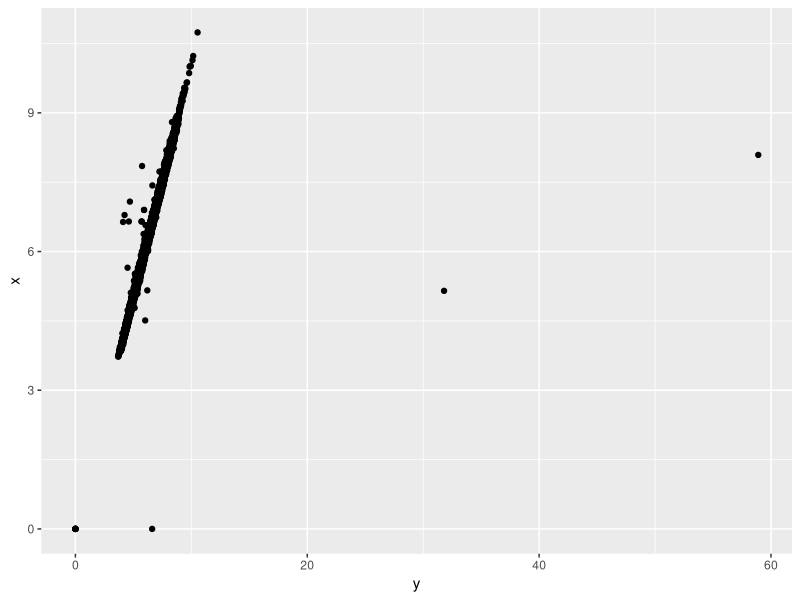
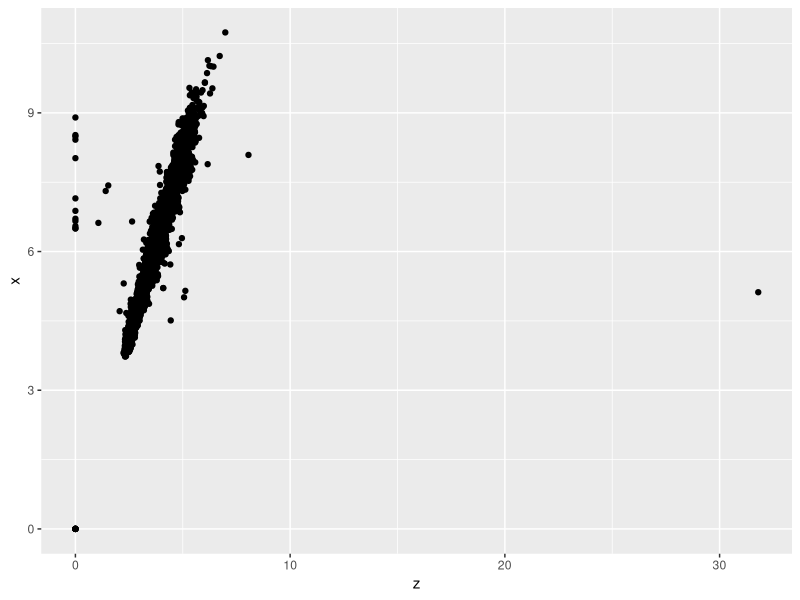
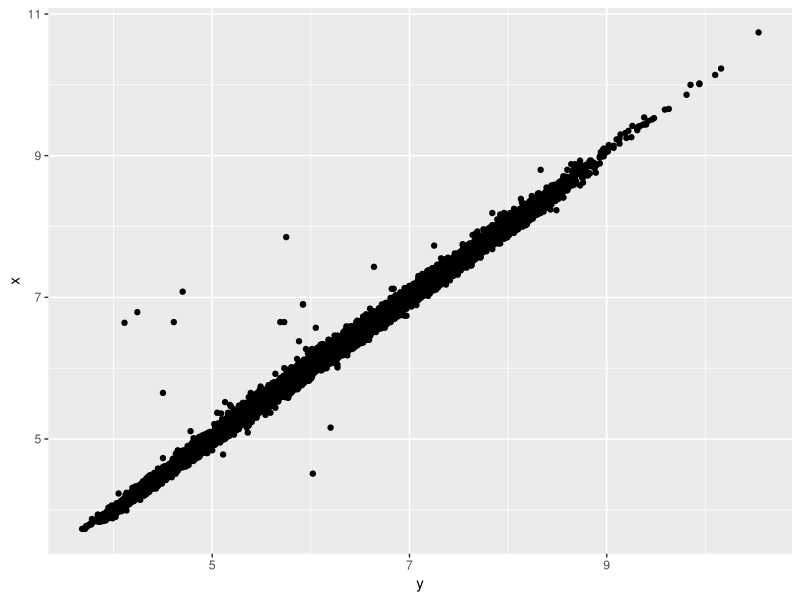
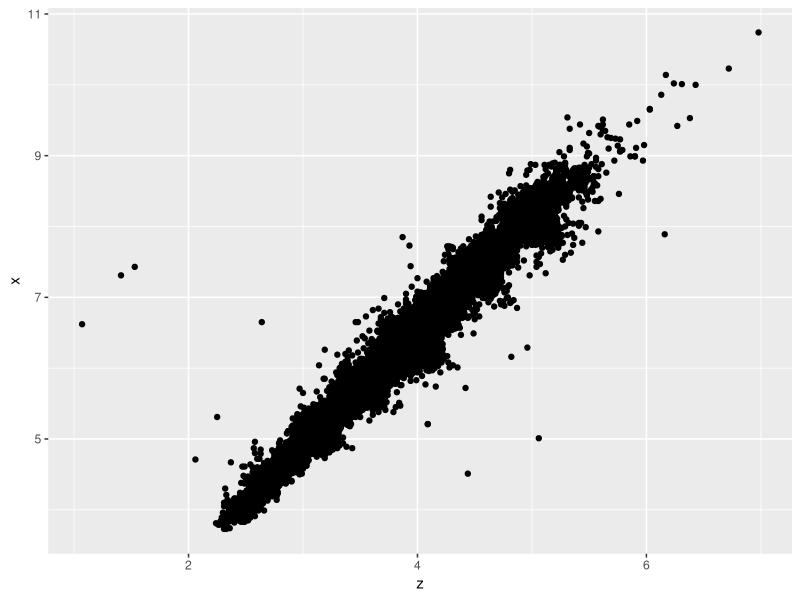

Recreate these plots in R, in order.
## ---- chunk 1
library(tidyverse)

# Count the diamonds in each cut
count(diamonds, cut)

## ---- chunk 2
# Randomly select 1% of the diamond data
reduced_diamonds <- sample_frac(diamonds, .01)
reduced_diamonds
## ---- chunk 3
# Find average size of top 100 diamonds of each clarity category
diamonds %>%
  group_by(clarity) %>%
  slice_max(order_by = carat, n = 100, with_ties = FALSE) %>%
  summarize(average.carat = mean(carat))

## ---- chunk 4
# plot x vs y, x vs z
ggplot(diamonds) +
  geom_point(aes(y = x, x = y))
  
ggplot(diamonds) +
  geom_point(aes(y = x, x = z))
## ---- chunk 5
# Remove outliers
rm_outliers <- diamonds %>%
  filter(x > 0, y > 0 , z > 0) %>%
  filter( y/x < 4, z/x < 4)
  
ggplot(rm_outliers) +
  geom_point(aes(y = x, x = y))

ggplot(rm_outliers) +
  geom_point(aes(y = x, x = z))
